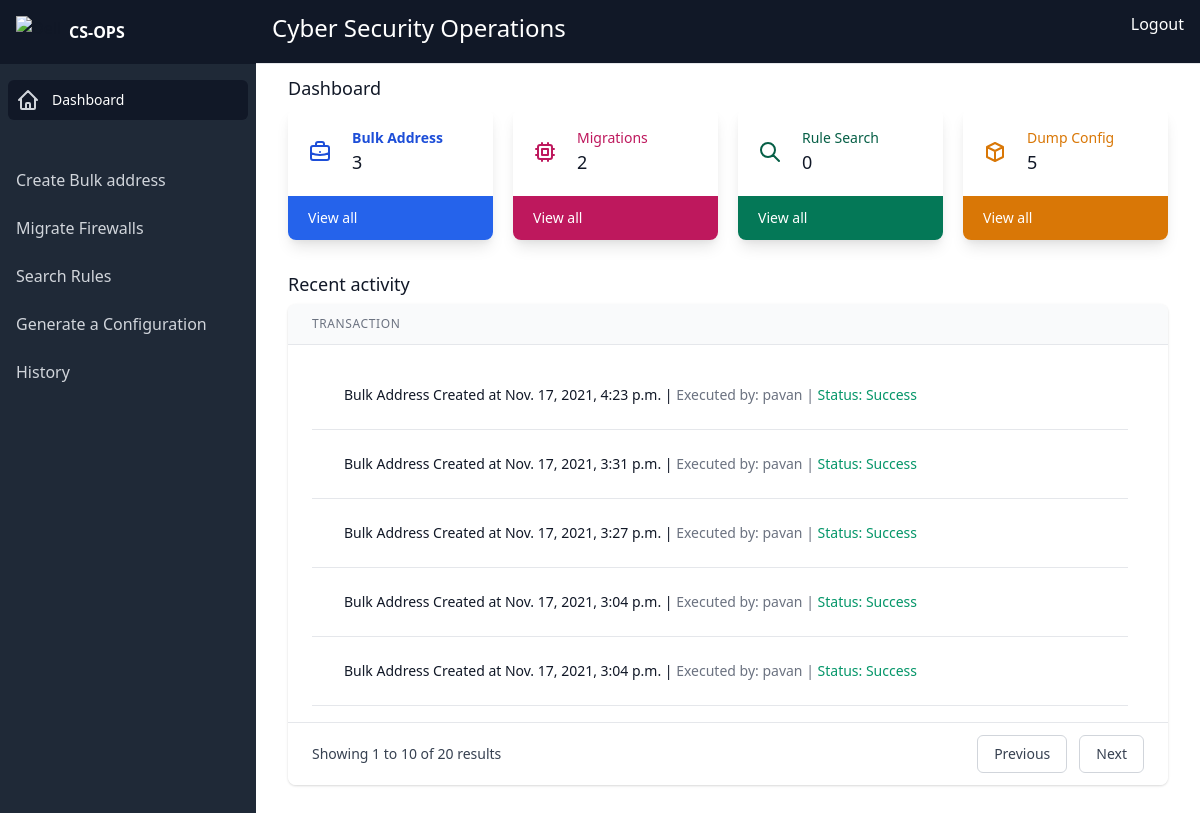
Screenshot of /home/ (signed in) with the database file from the repository.
### home/models.py (models this page shows)
class large(models.Model):
    createdBy = models.CharField(max_length=50)
    createdAt = models.DateTimeField(auto_now_add=True)
    jobType = models.CharField(max_length=100)
    username = models.CharField(max_length=50)
    password = models.CharField(max_length=50)
    targetID = models.CharField(max_length=50)
    firewallType = models.CharField(max_length=50,null=True)
    group_name = models.CharField(max_length=50,null=True)
    comment = models.CharField(max_length=200,null=True)
    context = models.CharField(max_length=300,null=True)
    addressObject = models.CharField(max_length=50,null=True)
    readOnly = models.BooleanField(default=False)
    loggingProfileName = models.CharField(max_length=50,null=True)
    securityProfileName = models.CharField(max_length=50,null=True)
    interfaceMapping = models.CharField(max_length=50,null=True)
    zoneMapping = models.CharField(max_length=50,null=True)
    removeDupes = models.BooleanField(default=False)
    removeUnused = models.BooleanField(default=False)
    checkPointExpansion = models.BooleanField(default=False)
    ruleMatchPattern = models.CharField(max_length=100,null=True)
    enableDebugOutput = models.BooleanField(default=False)
    doNotMatchAnyAddress = models.BooleanField(default=False)
    doNotMatchAnyService = models.BooleanField(default=False)
    status = models.CharField(max_length=10)

### home/views.py (the view)
# urls.py: path('', views.dashboard, name="dashboard"),
@login_required
def dashboard(request):
    context = {}
    form_data = large.objects.all().order_by('-id')[:5]
    bulkaddress_no = large.objects.filter(jobType='bulkaddress').count()
    dumpConfig_no = large.objects.filter(jobType='dumpConfig').count()
    migrations_no = large.objects.filter(jobType='migrations').count()
    ruleSearch_no = large.objects.filter(jobType='ruleSearch').count()
    context['form_data'] = form_data
    context['bulkaddress_no'] = bulkaddress_no
    context['dumpConfig_no'] = dumpConfig_no
    context['migrations_no'] = migrations_no
    context['ruleSearch_no'] = ruleSearch_no
    return render(request, 'home/dashboard.html',context)

### home/templates/home/dashboard.html (shortened to what this page needs)
{% extends "base.html" %}
{% block content %}
                    <main class="flex-1 pb-8">
                        <div class="mt-3">
                          <div class="max-w-6xl mx-auto px-4 sm:px-6 lg:px-8">
                            <h1 class="text-lg leading-6 font-medium text-gray-900">Dashboard</h1>
                            <div class="mt-2 grid grid-cols-1 gap-5 sm:grid-cols-2 lg:grid-cols-4">
                              <div class="bg-white overflow-hidden  shadow-lg rounded-lg">
                                <div class="p-5">
                                  <div class="flex items-center">
                                    <div class="flex-shrink-0">
                                    </div>
                                    <div class="ml-5 w-0 flex-1 text-blue-700">
                                      <dl>
                                        <dt class="text-sm font-bold  truncate">
                                          Bulk Address
                                        </dt>
                                        <dd>
                                          <div class="text-lg font-medium text-gray-900">
                                            {{ bulkaddress_no }}
                                          </div>
                                        </dd>
                                      </dl>
                                    </div>
                                  </div>
                                </div>
                                <div class="bg-blue-600 px-5 py-3">
                                  <div class="text-sm">
                                    <a href="#" class="font-medium text-white hover:text-cyan-900">
                                      View all
                                    </a>
                                  </div>
                                </div>
                              </div>
                              <div class="bg-white overflow-hidden shadow-lg rounded-lg">
                                <div class="p-5">
                                  <div class="flex items-center">
                                    <div class="flex-shrink-0">
                                    </div>
                                    <div class="ml-5 w-0 flex-1">
                                      <dl>
                                        <dt class="text-sm font-medium text-pink-700 truncate">
                                          Migrations
                                        </dt>
                                        <dd>
                                          <div class="text-lg font-medium text-gray-900">
                                            {{ migrations_no }}
                                          </div>
                                        </dd>
                                      </dl>
                                    </div>
                                  </div>
                                </div>
                                <div class="bg-pink-700 px-5 py-3">
                                  <div class="text-sm">
                                    <a href="#" class="font-medium text-white hover:text-cyan-900">
                                      View all
                                    </a>
                                  </div>
                                </div>
                              </div>
                              <div class="bg-white overflow-hidden shadow-lg rounded-lg">
                                <div class="p-5">
                                  <div class="flex items-center">
                                    <div class="flex-shrink-0">
                                      <svg class="h-6 w-6 text-green-800" xmlns="http://www.w3.org/2000/svg" fill="none" viewBox="0 0 24 24" stroke="currentColor" aria-hidden="true">
                                        <path stroke-linecap="round" stroke-linejoin="round" stroke-width="2" d="M21 21l-6-6m2-5a7 7 0 11-14 0 7 7 0 0114 0z" />
                                      </svg>
                                    </div>
                                    <div class="ml-5 w-0 flex-1">
                                      <dl>
                                        <dt class="text-sm font-medium text-green-800 truncate">
                                          Rule Search
                                        </dt>
                                        <dd>
                                          <div class="text-lg font-medium text-gray-900">
                                            {{ ruleSearch_no }}
                                          </div>
                                        </dd>
                                      </dl>
                                    </div>
                                  </div>
                                </div>
                                <div class="bg-green-700 px-5 py-3">
                                  <div class="text-sm">
                                    <a href="#" class="font-medium text-white hover:text-cyan-900">
                                      View all
                                    </a>
                                  </div>
                                </div>
                              </div>
                              <div class="bg-white overflow-hidden shadow-lg rounded-lg">
                                <div class="p-5">
                                  <div class="flex items-center">
                                    <div class="flex-shrink-0">
                                      <svg class="h-6 w-6 text-yellow-600" xmlns="http://www.w3.org/2000/svg" fill="none" viewBox="0 0 24 24" stroke="currentColor" aria-hidden="true">
                                        <path stroke-linecap="round" stroke-linejoin="round" stroke-width="2" d="M20 7l-8-4-8 4m16 0l-8 4m8-4v10l-8 4m0-10L4 7m8 4v10M4 7v10l8 4" />
                                      </svg>
                                    </div>
                                    <div class="ml-5 w-0 flex-1">
                                      <dl>
                                        <dt class="text-sm font-medium text-yellow-600 truncate">
                                         Dump Config
                                        </dt>
                                        <dd>
                                          <div class="text-lg font-medium text-gray-900">
                                            {{ dumpConfig_no }}
                                          </div>
                                        </dd>
                                      </dl>
                                    </div>
                                  </div>
                                </div>
                                <div class="bg-yellow-600 px-5 py-3">
                                  <div class="text-sm">
                                    <a href="#" class="font-medium text-white hover:text-cyan-900">
                                      View all
                                    </a>
                                  </div>
                                </div>
                              </div>
                            </div>
                          </div>
                          <h2 class="max-w-6xl mx-auto mt-8 px-4 text-lg leading-6 font-medium text-gray-900 sm:px-6 lg:px-8">
                            Recent activity
                          </h2>
                          <div class="  sm:block">
                            <div class="max-w-6xl mx-auto px-4 sm:px-6 lg:px-8">
                              <div class="flex flex-col mt-2">
                                <div class="align-middle min-w-full overflow-x-auto shadow overflow-hidden sm:rounded-lg">
                                  <table class="min-w-full divide-y divide-gray-200">
                                    <thead>
                                      <tr>
                                        <th class="px-6 py-3 bg-gray-50 text-left text-xs font-medium text-gray-500 uppercase tracking-wider">
                                          Transaction
                                        </th>
                                      </tr>
                                    </thead>
                                    <tbody class="bg-white divide-y divide-gray-200">
                                      <tr class="bg-white">
                                        <td class="max-w-0 w-full px-6 py-4 whitespace-nowrap text-sm text-gray-900">
                                          <div class="flex" x-data="{selected:null}">
                                            <ul class="shadow-box">
                                               {% for data in form_data %}
                                              {% if data.jobType == "bulkaddress"%}
                                                <li class="relative border-b border-gray-200">
                                                    <button type="button" class="w-full px-8 py-6 text-left" @click="selected !== 2 ? selected = 2 : selected = null">
                                                        <div class="flex items-end">
                                                            <span class="font-medium float-left">
                                                               Bulk Address Created at {{ data.createdAt }} |
                                                               <span class="font-medium text-gray-500">
                                                                Executed by: {{data.createdBy}} |
                                                                <span class="font-medium text-green-600">
                                                                    Status: Success
                                                                </span>
                                                               </span>
                                                            </span>
                                                        </div>
                                                                    </button>
                                                </li>
                                              {% endif %}
                                              {% if data.jobType == "dumpConfig"%}
                                                <li class="relative border-b border-gray-200">
                                                    <button type="button" class="w-full px-8 py-6 text-left" @click="selected !== 2 ? selected = 2 : selected = null">
                                                        <div class="flex items-end">
                                                            <span class="font-medium float-left">
                                                               Bulk Address Created at {{ data.createdAt }} |
                                                               <span class="font-medium text-gray-500">
                                                                Executed by: {{data.createdBy}} |
                                                                <span class="font-medium text-green-600">
                                                                    Status: Success
                                                                </span>
                                                               </span>
                                                            </span>
                                                        </div>
                                                                    </button>
                                                </li>
                                                {% endif %}
                                              {% endfor %}
                                                    </ul>
                                          </div>
                                        </td>
                                      </tr>
                                    </tbody>
                                  </table>
                                  <nav class="bg-white px-4 py-3 flex items-center justify-between border-t border-gray-200 sm:px-6" aria-label="Pagination">
                                    <div class="hidden sm:block">
                                      <p class="text-sm text-gray-700">
                                        Showing
                                        <span class="font-medium">1</span>
                                        to
                                        <span class="font-medium">10</span>
                                        of
                                        <span class="font-medium">20</span>
                                        results
                                      </p>
                                    </div>
                                    <div class="flex-1 flex justify-between sm:justify-end">
                                      <a href="#" class="relative inline-flex items-center px-4 py-2 border border-gray-300 text-sm font-medium rounded-md text-gray-700 bg-white hover:bg-gray-50">
                                        Previous
                                      </a>
                                      <a href="#" class="ml-3 relative inline-flex items-center px-4 py-2 border border-gray-300 text-sm font-medium rounded-md text-gray-700 bg-white hover:bg-gray-50">
                                        Next
                                      </a>
                                    </div>
                                  </nav>
                                </div>
                              </div>
                            </div>
                          </div>
                        </div>
                      </main>
        {% endblock content %}

### rows the page displays
large: createdAt "Nov. 17, 2021, 4:23 p.m.", createdBy "pavan"
large: createdAt "Nov. 17, 2021, 3:31 p.m.", createdBy "pavan"
large: createdAt "Nov. 17, 2021, 3:27 p.m.", createdBy "pavan"
large: createdAt "Nov. 17, 2021, 3:04 p.m.", createdBy "pavan"
large: createdAt "Nov. 17, 2021, 3:04 p.m.", createdBy "pavan"

### other values shown
{{ bulkaddress_no }} "3"
{{ migrations_no }} "2"
{{ ruleSearch_no }} "0"
{{ dumpConfig_no }} "5"
